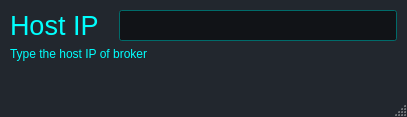
<?xml version="1.0" encoding="UTF-8"?>
<ui version="4.0">
 <class>MainWindow</class>
 <widget class="QMainWindow" name="MainWindow">
  <property name="geometry">
   <rect>
    <x>0</x>
    <y>0</y>
    <width>407</width>
    <height>117</height>
   </rect>
  </property>
  <property name="palette">
   <palette>
    <active>
     <colorrole role="WindowText">
      <brush brushstyle="SolidPattern">
       <color alpha="255">
        <red>255</red>
        <green>255</green>
        <blue>255</blue>
       </color>
      </brush>
     </colorrole>
     <colorrole role="Button">
      <brush brushstyle="SolidPattern">
       <color alpha="255">
        <red>34</red>
        <green>39</green>
        <blue>46</blue>
       </color>
      </brush>
     </colorrole>
     <colorrole role="Light">
      <brush brushstyle="SolidPattern">
       <color alpha="255">
        <red>51</red>
        <green>58</green>
        <blue>69</blue>
       </color>
      </brush>
     </colorrole>
     <colorrole role="Midlight">
      <brush brushstyle="SolidPattern">
       <color alpha="255">
        <red>42</red>
        <green>48</green>
        <blue>57</blue>
       </color>
      </brush>
     </colorrole>
     <colorrole role="Dark">
      <brush brushstyle="SolidPattern">
       <color alpha="255">
        <red>17</red>
        <green>19</green>
        <blue>23</blue>
       </color>
      </brush>
     </colorrole>
     <colorrole role="Mid">
      <brush brushstyle="SolidPattern">
       <color alpha="255">
        <red>22</red>
        <green>26</green>
        <blue>30</blue>
       </color>
      </brush>
     </colorrole>
     <colorrole role="Text">
      <brush brushstyle="SolidPattern">
       <color alpha="255">
        <red>255</red>
        <green>255</green>
        <blue>255</blue>
       </color>
      </brush>
     </colorrole>
     <colorrole role="BrightText">
      <brush brushstyle="SolidPattern">
       <color alpha="255">
        <red>255</red>
        <green>255</green>
        <blue>255</blue>
       </color>
      </brush>
     </colorrole>
     <colorrole role="ButtonText">
      <brush brushstyle="SolidPattern">
       <color alpha="255">
        <red>255</red>
        <green>255</green>
        <blue>255</blue>
       </color>
      </brush>
     </colorrole>
     <colorrole role="Base">
      <brush brushstyle="SolidPattern">
       <color alpha="255">
        <red>0</red>
        <green>0</green>
        <blue>0</blue>
       </color>
      </brush>
     </colorrole>
     <colorrole role="Window">
      <brush brushstyle="SolidPattern">
       <color alpha="255">
        <red>34</red>
        <green>39</green>
        <blue>46</blue>
       </color>
      </brush>
     </colorrole>
     <colorrole role="Shadow">
      <brush brushstyle="SolidPattern">
       <color alpha="255">
        <red>0</red>
        <green>0</green>
        <blue>0</blue>
       </color>
      </brush>
     </colorrole>
     <colorrole role="AlternateBase">
      <brush brushstyle="SolidPattern">
       <color alpha="255">
        <red>17</red>
        <green>19</green>
        <blue>23</blue>
       </color>
      </brush>
     </colorrole>
     <colorrole role="ToolTipBase">
      <brush brushstyle="SolidPattern">
       <color alpha="255">
        <red>255</red>
        <green>255</green>
        <blue>220</blue>
       </color>
      </brush>
     </colorrole>
     <colorrole role="ToolTipText">
      <brush brushstyle="SolidPattern">
       <color alpha="255">
        <red>0</red>
        <green>0</green>
        <blue>0</blue>
       </color>
      </brush>
     </colorrole>
     <colorrole role="PlaceholderText">
      <brush brushstyle="SolidPattern">
       <color alpha="128">
        <red>255</red>
        <green>255</green>
        <blue>255</blue>
       </color>
      </brush>
     </colorrole>
    </active>
    <inactive>
     <colorrole role="WindowText">
      <brush brushstyle="SolidPattern">
       <color alpha="255">
        <red>255</red>
        <green>255</green>
        <blue>255</blue>
       </color>
      </brush>
     </colorrole>
     <colorrole role="Button">
      <brush brushstyle="SolidPattern">
       <color alpha="255">
        <red>34</red>
        <green>39</green>
        <blue>46</blue>
       </color>
      </brush>
     </colorrole>
     <colorrole role="Light">
      <brush brushstyle="SolidPattern">
       <color alpha="255">
        <red>51</red>
        <green>58</green>
        <blue>69</blue>
       </color>
      </brush>
     </colorrole>
     <colorrole role="Midlight">
      <brush brushstyle="SolidPattern">
       <color alpha="255">
        <red>42</red>
        <green>48</green>
        <blue>57</blue>
       </color>
      </brush>
     </colorrole>
     <colorrole role="Dark">
      <brush brushstyle="SolidPattern">
       <color alpha="255">
        <red>17</red>
        <green>19</green>
        <blue>23</blue>
       </color>
      </brush>
     </colorrole>
     <colorrole role="Mid">
      <brush brushstyle="SolidPattern">
       <color alpha="255">
        <red>22</red>
        <green>26</green>
        <blue>30</blue>
       </color>
      </brush>
     </colorrole>
     <colorrole role="Text">
      <brush brushstyle="SolidPattern">
       <color alpha="255">
        <red>255</red>
        <green>255</green>
        <blue>255</blue>
       </color>
      </brush>
     </colorrole>
     <colorrole role="BrightText">
      <brush brushstyle="SolidPattern">
       <color alpha="255">
        <red>255</red>
        <green>255</green>
        <blue>255</blue>
       </color>
      </brush>
     </colorrole>
     <colorrole role="ButtonText">
      <brush brushstyle="SolidPattern">
       <color alpha="255">
        <red>255</red>
        <green>255</green>
        <blue>255</blue>
       </color>
      </brush>
     </colorrole>
     <colorrole role="Base">
      <brush brushstyle="SolidPattern">
       <color alpha="255">
        <red>0</red>
        <green>0</green>
        <blue>0</blue>
       </color>
      </brush>
     </colorrole>
     <colorrole role="Window">
      <brush brushstyle="SolidPattern">
       <color alpha="255">
        <red>34</red>
        <green>39</green>
        <blue>46</blue>
       </color>
      </brush>
     </colorrole>
     <colorrole role="Shadow">
      <brush brushstyle="SolidPattern">
       <color alpha="255">
        <red>0</red>
        <green>0</green>
        <blue>0</blue>
       </color>
      </brush>
     </colorrole>
     <colorrole role="AlternateBase">
      <brush brushstyle="SolidPattern">
       <color alpha="255">
        <red>17</red>
        <green>19</green>
        <blue>23</blue>
       </color>
      </brush>
     </colorrole>
     <colorrole role="ToolTipBase">
      <brush brushstyle="SolidPattern">
       <color alpha="255">
        <red>255</red>
        <green>255</green>
        <blue>220</blue>
       </color>
      </brush>
     </colorrole>
     <colorrole role="ToolTipText">
      <brush brushstyle="SolidPattern">
       <color alpha="255">
        <red>0</red>
        <green>0</green>
        <blue>0</blue>
       </color>
      </brush>
     </colorrole>
     <colorrole role="PlaceholderText">
      <brush brushstyle="SolidPattern">
       <color alpha="128">
        <red>255</red>
        <green>255</green>
        <blue>255</blue>
       </color>
      </brush>
     </colorrole>
    </inactive>
    <disabled>
     <colorrole role="WindowText">
      <brush brushstyle="SolidPattern">
       <color alpha="255">
        <red>17</red>
        <green>19</green>
        <blue>23</blue>
       </color>
      </brush>
     </colorrole>
     <colorrole role="Button">
      <brush brushstyle="SolidPattern">
       <color alpha="255">
        <red>34</red>
        <green>39</green>
        <blue>46</blue>
       </color>
      </brush>
     </colorrole>
     <colorrole role="Light">
      <brush brushstyle="SolidPattern">
       <color alpha="255">
        <red>51</red>
        <green>58</green>
        <blue>69</blue>
       </color>
      </brush>
     </colorrole>
     <colorrole role="Midlight">
      <brush brushstyle="SolidPattern">
       <color alpha="255">
        <red>42</red>
        <green>48</green>
        <blue>57</blue>
       </color>
      </brush>
     </colorrole>
     <colorrole role="Dark">
      <brush brushstyle="SolidPattern">
       <color alpha="255">
        <red>17</red>
        <green>19</green>
        <blue>23</blue>
       </color>
      </brush>
     </colorrole>
     <colorrole role="Mid">
      <brush brushstyle="SolidPattern">
       <color alpha="255">
        <red>22</red>
        <green>26</green>
        <blue>30</blue>
       </color>
      </brush>
     </colorrole>
     <colorrole role="Text">
      <brush brushstyle="SolidPattern">
       <color alpha="255">
        <red>17</red>
        <green>19</green>
        <blue>23</blue>
       </color>
      </brush>
     </colorrole>
     <colorrole role="BrightText">
      <brush brushstyle="SolidPattern">
       <color alpha="255">
        <red>255</red>
        <green>255</green>
        <blue>255</blue>
       </color>
      </brush>
     </colorrole>
     <colorrole role="ButtonText">
      <brush brushstyle="SolidPattern">
       <color alpha="255">
        <red>17</red>
        <green>19</green>
        <blue>23</blue>
       </color>
      </brush>
     </colorrole>
     <colorrole role="Base">
      <brush brushstyle="SolidPattern">
       <color alpha="255">
        <red>34</red>
        <green>39</green>
        <blue>46</blue>
       </color>
      </brush>
     </colorrole>
     <colorrole role="Window">
      <brush brushstyle="SolidPattern">
       <color alpha="255">
        <red>34</red>
        <green>39</green>
        <blue>46</blue>
       </color>
      </brush>
     </colorrole>
     <colorrole role="Shadow">
      <brush brushstyle="SolidPattern">
       <color alpha="255">
        <red>0</red>
        <green>0</green>
        <blue>0</blue>
       </color>
      </brush>
     </colorrole>
     <colorrole role="AlternateBase">
      <brush brushstyle="SolidPattern">
       <color alpha="255">
        <red>34</red>
        <green>39</green>
        <blue>46</blue>
       </color>
      </brush>
     </colorrole>
     <colorrole role="ToolTipBase">
      <brush brushstyle="SolidPattern">
       <color alpha="255">
        <red>255</red>
        <green>255</green>
        <blue>220</blue>
       </color>
      </brush>
     </colorrole>
     <colorrole role="ToolTipText">
      <brush brushstyle="SolidPattern">
       <color alpha="255">
        <red>0</red>
        <green>0</green>
        <blue>0</blue>
       </color>
      </brush>
     </colorrole>
     <colorrole role="PlaceholderText">
      <brush brushstyle="SolidPattern">
       <color alpha="128">
        <red>255</red>
        <green>255</green>
        <blue>255</blue>
       </color>
      </brush>
     </colorrole>
    </disabled>
   </palette>
  </property>
  <property name="windowTitle">
   <string>MainWindow</string>
  </property>
  <widget class="QWidget" name="centralwidget">
   <property name="sizePolicy">
    <sizepolicy hsizetype="Fixed" vsizetype="Expanding">
     <horstretch>0</horstretch>
     <verstretch>0</verstretch>
    </sizepolicy>
   </property>
   <layout class="QGridLayout" name="gridLayout_2">
    <property name="leftMargin">
     <number>10</number>
    </property>
    <property name="topMargin">
     <number>10</number>
    </property>
    <property name="rightMargin">
     <number>10</number>
    </property>
    <property name="bottomMargin">
     <number>10</number>
    </property>
    <item row="0" column="0">
     <layout class="QGridLayout" name="gridLayout">
      <property name="horizontalSpacing">
       <number>20</number>
      </property>
      <item row="0" column="1">
       <widget class="QLineEdit" name="lineEdit_host_ip">
        <property name="palette">
         <palette>
          <active>
           <colorrole role="WindowText">
            <brush brushstyle="SolidPattern">
             <color alpha="255">
              <red>0</red>
              <green>255</green>
              <blue>254</blue>
             </color>
            </brush>
           </colorrole>
           <colorrole role="Text">
            <brush brushstyle="SolidPattern">
             <color alpha="255">
              <red>0</red>
              <green>255</green>
              <blue>254</blue>
             </color>
            </brush>
           </colorrole>
           <colorrole role="ButtonText">
            <brush brushstyle="SolidPattern">
             <color alpha="255">
              <red>0</red>
              <green>255</green>
              <blue>254</blue>
             </color>
            </brush>
           </colorrole>
           <colorrole role="Base">
            <brush brushstyle="SolidPattern">
             <color alpha="255">
              <red>0</red>
              <green>0</green>
              <blue>0</blue>
             </color>
            </brush>
           </colorrole>
           <colorrole role="Window">
            <brush brushstyle="SolidPattern">
             <color alpha="255">
              <red>0</red>
              <green>255</green>
              <blue>254</blue>
             </color>
            </brush>
           </colorrole>
           <colorrole role="Shadow">
            <brush brushstyle="SolidPattern">
             <color alpha="255">
              <red>0</red>
              <green>0</green>
              <blue>0</blue>
             </color>
            </brush>
           </colorrole>
           <colorrole role="PlaceholderText">
            <brush brushstyle="NoBrush">
             <color alpha="128">
              <red>0</red>
              <green>255</green>
              <blue>254</blue>
             </color>
            </brush>
           </colorrole>
          </active>
          <inactive>
           <colorrole role="WindowText">
            <brush brushstyle="SolidPattern">
             <color alpha="255">
              <red>0</red>
              <green>255</green>
              <blue>254</blue>
             </color>
            </brush>
           </colorrole>
           <colorrole role="Text">
            <brush brushstyle="SolidPattern">
             <color alpha="255">
              <red>0</red>
              <green>255</green>
              <blue>254</blue>
             </color>
            </brush>
           </colorrole>
           <colorrole role="ButtonText">
            <brush brushstyle="SolidPattern">
             <color alpha="255">
              <red>0</red>
              <green>255</green>
              <blue>254</blue>
             </color>
            </brush>
           </colorrole>
           <colorrole role="Base">
            <brush brushstyle="SolidPattern">
             <color alpha="255">
              <red>17</red>
              <green>19</green>
              <blue>23</blue>
             </color>
            </brush>
           </colorrole>
           <colorrole role="Window">
            <brush brushstyle="SolidPattern">
             <color alpha="255">
              <red>0</red>
              <green>150</green>
              <blue>149</blue>
             </color>
            </brush>
           </colorrole>
           <colorrole role="Shadow">
            <brush brushstyle="SolidPattern">
             <color alpha="255">
              <red>0</red>
              <green>0</green>
              <blue>0</blue>
             </color>
            </brush>
           </colorrole>
           <colorrole role="PlaceholderText">
            <brush brushstyle="NoBrush">
             <color alpha="128">
              <red>0</red>
              <green>255</green>
              <blue>254</blue>
             </color>
            </brush>
           </colorrole>
          </inactive>
          <disabled>
           <colorrole role="WindowText">
            <brush brushstyle="SolidPattern">
             <color alpha="255">
              <red>136</red>
              <green>138</green>
              <blue>133</blue>
             </color>
            </brush>
           </colorrole>
           <colorrole role="Text">
            <brush brushstyle="SolidPattern">
             <color alpha="255">
              <red>136</red>
              <green>138</green>
              <blue>133</blue>
             </color>
            </brush>
           </colorrole>
           <colorrole role="ButtonText">
            <brush brushstyle="SolidPattern">
             <color alpha="255">
              <red>17</red>
              <green>19</green>
              <blue>23</blue>
             </color>
            </brush>
           </colorrole>
           <colorrole role="Base">
            <brush brushstyle="SolidPattern">
             <color alpha="255">
              <red>34</red>
              <green>39</green>
              <blue>46</blue>
             </color>
            </brush>
           </colorrole>
           <colorrole role="Window">
            <brush brushstyle="SolidPattern">
             <color alpha="255">
              <red>0</red>
              <green>255</green>
              <blue>254</blue>
             </color>
            </brush>
           </colorrole>
           <colorrole role="Shadow">
            <brush brushstyle="SolidPattern">
             <color alpha="255">
              <red>46</red>
              <green>52</green>
              <blue>54</blue>
             </color>
            </brush>
           </colorrole>
           <colorrole role="PlaceholderText">
            <brush brushstyle="NoBrush">
             <color alpha="128">
              <red>0</red>
              <green>255</green>
              <blue>254</blue>
             </color>
            </brush>
           </colorrole>
          </disabled>
         </palette>
        </property>
        <property name="font">
         <font>
          <pointsize>14</pointsize>
         </font>
        </property>
       </widget>
      </item>
      <item row="0" column="0">
       <widget class="QLabel" name="label">
        <property name="palette">
         <palette>
          <active>
           <colorrole role="WindowText">
            <brush brushstyle="SolidPattern">
             <color alpha="255">
              <red>0</red>
              <green>255</green>
              <blue>254</blue>
             </color>
            </brush>
           </colorrole>
           <colorrole role="Text">
            <brush brushstyle="SolidPattern">
             <color alpha="255">
              <red>0</red>
              <green>255</green>
              <blue>254</blue>
             </color>
            </brush>
           </colorrole>
           <colorrole role="ButtonText">
            <brush brushstyle="SolidPattern">
             <color alpha="255">
              <red>0</red>
              <green>255</green>
              <blue>254</blue>
             </color>
            </brush>
           </colorrole>
           <colorrole role="PlaceholderText">
            <brush brushstyle="NoBrush">
             <color alpha="128">
              <red>0</red>
              <green>255</green>
              <blue>254</blue>
             </color>
            </brush>
           </colorrole>
          </active>
          <inactive>
           <colorrole role="WindowText">
            <brush brushstyle="SolidPattern">
             <color alpha="255">
              <red>0</red>
              <green>255</green>
              <blue>254</blue>
             </color>
            </brush>
           </colorrole>
           <colorrole role="Text">
            <brush brushstyle="SolidPattern">
             <color alpha="255">
              <red>0</red>
              <green>255</green>
              <blue>254</blue>
             </color>
            </brush>
           </colorrole>
           <colorrole role="ButtonText">
            <brush brushstyle="SolidPattern">
             <color alpha="255">
              <red>0</red>
              <green>255</green>
              <blue>254</blue>
             </color>
            </brush>
           </colorrole>
           <colorrole role="PlaceholderText">
            <brush brushstyle="NoBrush">
             <color alpha="128">
              <red>0</red>
              <green>255</green>
              <blue>254</blue>
             </color>
            </brush>
           </colorrole>
          </inactive>
          <disabled>
           <colorrole role="WindowText">
            <brush brushstyle="SolidPattern">
             <color alpha="255">
              <red>136</red>
              <green>138</green>
              <blue>133</blue>
             </color>
            </brush>
           </colorrole>
           <colorrole role="Text">
            <brush brushstyle="SolidPattern">
             <color alpha="255">
              <red>136</red>
              <green>138</green>
              <blue>133</blue>
             </color>
            </brush>
           </colorrole>
           <colorrole role="ButtonText">
            <brush brushstyle="SolidPattern">
             <color alpha="255">
              <red>136</red>
              <green>138</green>
              <blue>133</blue>
             </color>
            </brush>
           </colorrole>
           <colorrole role="PlaceholderText">
            <brush brushstyle="NoBrush">
             <color alpha="128">
              <red>0</red>
              <green>255</green>
              <blue>254</blue>
             </color>
            </brush>
           </colorrole>
          </disabled>
         </palette>
        </property>
        <property name="font">
         <font>
          <pointsize>20</pointsize>
         </font>
        </property>
        <property name="text">
         <string>Host IP</string>
        </property>
       </widget>
      </item>
     </layout>
    </item>
    <item row="1" column="0">
     <widget class="QLabel" name="label_2">
      <property name="palette">
       <palette>
        <active>
         <colorrole role="WindowText">
          <brush brushstyle="SolidPattern">
           <color alpha="255">
            <red>0</red>
            <green>255</green>
            <blue>254</blue>
           </color>
          </brush>
         </colorrole>
         <colorrole role="Text">
          <brush brushstyle="SolidPattern">
           <color alpha="255">
            <red>0</red>
            <green>255</green>
            <blue>254</blue>
           </color>
          </brush>
         </colorrole>
         <colorrole role="ButtonText">
          <brush brushstyle="SolidPattern">
           <color alpha="255">
            <red>0</red>
            <green>255</green>
            <blue>254</blue>
           </color>
          </brush>
         </colorrole>
         <colorrole role="PlaceholderText">
          <brush brushstyle="NoBrush">
           <color alpha="128">
            <red>0</red>
            <green>255</green>
            <blue>254</blue>
           </color>
          </brush>
         </colorrole>
        </active>
        <inactive>
         <colorrole role="WindowText">
          <brush brushstyle="SolidPattern">
           <color alpha="255">
            <red>0</red>
            <green>255</green>
            <blue>254</blue>
           </color>
          </brush>
         </colorrole>
         <colorrole role="Text">
          <brush brushstyle="SolidPattern">
           <color alpha="255">
            <red>0</red>
            <green>255</green>
            <blue>254</blue>
           </color>
          </brush>
         </colorrole>
         <colorrole role="ButtonText">
          <brush brushstyle="SolidPattern">
           <color alpha="255">
            <red>0</red>
            <green>255</green>
            <blue>254</blue>
           </color>
          </brush>
         </colorrole>
         <colorrole role="PlaceholderText">
          <brush brushstyle="NoBrush">
           <color alpha="128">
            <red>0</red>
            <green>255</green>
            <blue>254</blue>
           </color>
          </brush>
         </colorrole>
        </inactive>
        <disabled>
         <colorrole role="WindowText">
          <brush brushstyle="SolidPattern">
           <color alpha="255">
            <red>136</red>
            <green>138</green>
            <blue>133</blue>
           </color>
          </brush>
         </colorrole>
         <colorrole role="Text">
          <brush brushstyle="SolidPattern">
           <color alpha="255">
            <red>136</red>
            <green>138</green>
            <blue>133</blue>
           </color>
          </brush>
         </colorrole>
         <colorrole role="ButtonText">
          <brush brushstyle="SolidPattern">
           <color alpha="255">
            <red>136</red>
            <green>138</green>
            <blue>133</blue>
           </color>
          </brush>
         </colorrole>
         <colorrole role="PlaceholderText">
          <brush brushstyle="NoBrush">
           <color alpha="128">
            <red>0</red>
            <green>255</green>
            <blue>254</blue>
           </color>
          </brush>
         </colorrole>
        </disabled>
       </palette>
      </property>
      <property name="font">
       <font>
        <pointsize>9</pointsize>
       </font>
      </property>
      <property name="text">
       <string>Type the host IP of broker</string>
      </property>
      <property name="alignment">
       <set>Qt::AlignLeading|Qt::AlignLeft|Qt::AlignTop</set>
      </property>
     </widget>
    </item>
   </layout>
  </widget>
  <widget class="QMenuBar" name="menubar">
   <property name="geometry">
    <rect>
     <x>0</x>
     <y>0</y>
     <width>407</width>
     <height>22</height>
    </rect>
   </property>
  </widget>
  <widget class="QStatusBar" name="statusbar"/>
 </widget>
 <resources/>
 <connections/>
</ui>
